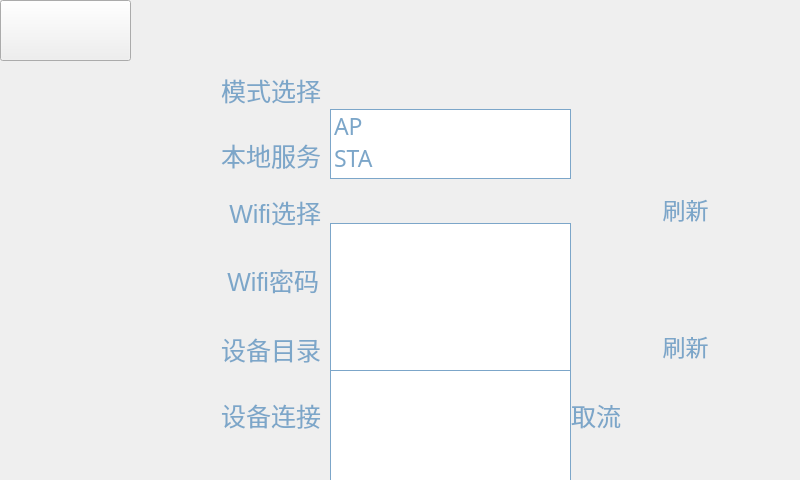
<?xml version="1.0" encoding="UTF-8"?>
<ui version="4.0">
 <class>Hp_Wifi_Search</class>
 <widget class="QWidget" name="Hp_Wifi_Search">
  <property name="geometry">
   <rect>
    <x>0</x>
    <y>0</y>
    <width>800</width>
    <height>480</height>
   </rect>
  </property>
  <property name="windowTitle">
   <string>Form</string>
  </property>
  <property name="styleSheet">
   <string notr="true">background-image:url(:/res/res/setting_background.png);</string>
  </property>
  <widget class="QFrame" name="frame">
   <property name="geometry">
    <rect>
     <x>0</x>
     <y>0</y>
     <width>800</width>
     <height>180</height>
    </rect>
   </property>
   <property name="autoFillBackground">
    <bool>false</bool>
   </property>
   <property name="styleSheet">
    <string notr="true">background-image:url(:/res/res/setting_background.png);</string>
   </property>
   <property name="frameShape">
    <enum>QFrame::NoFrame</enum>
   </property>
   <property name="frameShadow">
    <enum>QFrame::Raised</enum>
   </property>
   <widget class="QLabel" name="label">
    <property name="geometry">
     <rect>
      <x>50</x>
      <y>75</y>
      <width>271</width>
      <height>31</height>
     </rect>
    </property>
    <property name="font">
     <font>
      <pointsize>19</pointsize>
     </font>
    </property>
    <property name="styleSheet">
     <string notr="true">color:#7CA6C9;</string>
    </property>
    <property name="text">
     <string>模式选择</string>
    </property>
    <property name="alignment">
     <set>Qt::AlignRight|Qt::AlignTrailing|Qt::AlignVCenter</set>
    </property>
   </widget>
   <widget class="QListWidget" name="listWidget_Wifimode">
    <property name="geometry">
     <rect>
      <x>330</x>
      <y>109</y>
      <width>241</width>
      <height>70</height>
     </rect>
    </property>
    <property name="font">
     <font>
      <family>微软雅黑</family>
      <pointsize>17</pointsize>
     </font>
    </property>
    <property name="styleSheet">
     <string notr="true">border: 1px solid #7CA6C9;
color:#7CA6C9;</string>
    </property>
    <item>
     <property name="text">
      <string>AP</string>
     </property>
    </item>
    <item>
     <property name="text">
      <string>STA</string>
     </property>
    </item>
   </widget>
   <widget class="QToolButton" name="toolButton_back">
    <property name="geometry">
     <rect>
      <x>0</x>
      <y>0</y>
      <width>131</width>
      <height>61</height>
     </rect>
    </property>
    <property name="palette">
     <palette>
      <active>
       <colorrole role="WindowText">
        <brush brushstyle="SolidPattern">
         <color alpha="255">
          <red>124</red>
          <green>166</green>
          <blue>201</blue>
         </color>
        </brush>
       </colorrole>
       <colorrole role="Text">
        <brush brushstyle="SolidPattern">
         <color alpha="255">
          <red>124</red>
          <green>166</green>
          <blue>201</blue>
         </color>
        </brush>
       </colorrole>
       <colorrole role="ButtonText">
        <brush brushstyle="SolidPattern">
         <color alpha="255">
          <red>124</red>
          <green>166</green>
          <blue>201</blue>
         </color>
        </brush>
       </colorrole>
      </active>
      <inactive>
       <colorrole role="WindowText">
        <brush brushstyle="SolidPattern">
         <color alpha="255">
          <red>124</red>
          <green>166</green>
          <blue>201</blue>
         </color>
        </brush>
       </colorrole>
       <colorrole role="Text">
        <brush brushstyle="SolidPattern">
         <color alpha="255">
          <red>124</red>
          <green>166</green>
          <blue>201</blue>
         </color>
        </brush>
       </colorrole>
       <colorrole role="ButtonText">
        <brush brushstyle="SolidPattern">
         <color alpha="255">
          <red>124</red>
          <green>166</green>
          <blue>201</blue>
         </color>
        </brush>
       </colorrole>
      </inactive>
      <disabled>
       <colorrole role="WindowText">
        <brush brushstyle="SolidPattern">
         <color alpha="255">
          <red>120</red>
          <green>120</green>
          <blue>120</blue>
         </color>
        </brush>
       </colorrole>
       <colorrole role="Text">
        <brush brushstyle="SolidPattern">
         <color alpha="255">
          <red>120</red>
          <green>120</green>
          <blue>120</blue>
         </color>
        </brush>
       </colorrole>
       <colorrole role="ButtonText">
        <brush brushstyle="SolidPattern">
         <color alpha="255">
          <red>120</red>
          <green>120</green>
          <blue>120</blue>
         </color>
        </brush>
       </colorrole>
      </disabled>
     </palette>
    </property>
    <property name="font">
     <font>
      <family>微软雅黑</family>
      <pointsize>12</pointsize>
     </font>
    </property>
    <property name="styleSheet">
     <string notr="true">QToolButton {
border-image:url(:/res/res/setting_back.png);
}  
</string>
    </property>
    <property name="text">
     <string/>
    </property>
   </widget>
   <widget class="QFrame" name="frame_Wifimode">
    <property name="geometry">
     <rect>
      <x>330</x>
      <y>65</y>
      <width>243</width>
      <height>44</height>
     </rect>
    </property>
    <property name="styleSheet">
     <string notr="true">background-image:url(:/res/res/combox_bg2.png);
/*background:transparent;*/
border: 0px solid #7CA6C9;
color:#7CA6C9;</string>
    </property>
    <property name="frameShape">
     <enum>QFrame::StyledPanel</enum>
    </property>
    <property name="frameShadow">
     <enum>QFrame::Raised</enum>
    </property>
    <widget class="QLabel" name="label_Wifimode">
     <property name="geometry">
      <rect>
       <x>0</x>
       <y>0</y>
       <width>201</width>
       <height>44</height>
      </rect>
     </property>
     <property name="font">
      <font>
       <family>微软雅黑</family>
       <pointsize>17</pointsize>
      </font>
     </property>
     <property name="styleSheet">
      <string notr="true">background:transparent;
border: 0px solid #7CA6C9;
color:#7CA6C9;</string>
     </property>
     <property name="text">
      <string notr="true"/>
     </property>
     <property name="alignment">
      <set>Qt::AlignCenter</set>
     </property>
    </widget>
    <widget class="QLabel" name="label_Wifimode_2">
     <property name="geometry">
      <rect>
       <x>201</x>
       <y>2</y>
       <width>40</width>
       <height>40</height>
      </rect>
     </property>
     <property name="styleSheet">
      <string notr="true">background:transparent;
border: 0px solid #7CA6C9;
color:#7CA6C9;
border-image:url(:/res/res/down_arrow_n.png);</string>
     </property>
     <property name="text">
      <string/>
     </property>
    </widget>
   </widget>
   <widget class="QCheckBox" name="checkBox_wifi">
    <property name="enabled">
     <bool>true</bool>
    </property>
    <property name="geometry">
     <rect>
      <x>640</x>
      <y>55</y>
      <width>70</width>
      <height>65</height>
     </rect>
    </property>
    <property name="font">
     <font>
      <pointsize>17</pointsize>
     </font>
    </property>
    <property name="focusPolicy">
     <enum>Qt::NoFocus</enum>
    </property>
    <property name="styleSheet">
     <string notr="true">QCheckBox{
background:transparent;
}
QCheckBox::indicator:unchecked {
    image: url(:/res/res/switch_off.png);
}

QCheckBox::indicator:checked {
     image: url(:/res/res/switch_on.png);
}


</string>
    </property>
    <property name="text">
     <string/>
    </property>
   </widget>
   <widget class="QLabel" name="label_6">
    <property name="geometry">
     <rect>
      <x>50</x>
      <y>140</y>
      <width>271</width>
      <height>31</height>
     </rect>
    </property>
    <property name="font">
     <font>
      <pointsize>19</pointsize>
     </font>
    </property>
    <property name="styleSheet">
     <string notr="true">background:transparent;
color:#7CA6C9</string>
    </property>
    <property name="text">
     <string>本地服务</string>
    </property>
    <property name="alignment">
     <set>Qt::AlignRight|Qt::AlignTrailing|Qt::AlignVCenter</set>
    </property>
   </widget>
   <widget class="QCheckBox" name="checkBox_localServer">
    <property name="enabled">
     <bool>true</bool>
    </property>
    <property name="geometry">
     <rect>
      <x>640</x>
      <y>120</y>
      <width>70</width>
      <height>65</height>
     </rect>
    </property>
    <property name="font">
     <font>
      <pointsize>17</pointsize>
     </font>
    </property>
    <property name="focusPolicy">
     <enum>Qt::NoFocus</enum>
    </property>
    <property name="styleSheet">
     <string notr="true">QCheckBox{
background:transparent;
}
QCheckBox::indicator:unchecked {
    image: url(:/res/res/switch_off.png);
}

QCheckBox::indicator:checked {
     image: url(:/res/res/switch_on.png);
}


</string>
    </property>
    <property name="text">
     <string/>
    </property>
   </widget>
  </widget>
  <widget class="QFrame" name="frame_2">
   <property name="geometry">
    <rect>
     <x>0</x>
     <y>180</y>
     <width>800</width>
     <height>300</height>
    </rect>
   </property>
   <property name="autoFillBackground">
    <bool>false</bool>
   </property>
   <property name="styleSheet">
    <string notr="true">background-image:url(:/res/res/setting_background.png);</string>
   </property>
   <property name="frameShape">
    <enum>QFrame::NoFrame</enum>
   </property>
   <property name="frameShadow">
    <enum>QFrame::Raised</enum>
   </property>
   <widget class="QFrame" name="frame_WifiNum">
    <property name="geometry">
     <rect>
      <x>330</x>
      <y>7</y>
      <width>243</width>
      <height>44</height>
     </rect>
    </property>
    <property name="styleSheet">
     <string notr="true">background-image:url(:/res/res/combox_bg2.png);
/*background:transparent;*/
border: 0px solid #7CA6C9;
color:#7CA6C9;</string>
    </property>
    <property name="frameShape">
     <enum>QFrame::StyledPanel</enum>
    </property>
    <property name="frameShadow">
     <enum>QFrame::Raised</enum>
    </property>
    <widget class="QLabel" name="label_WifiNum">
     <property name="geometry">
      <rect>
       <x>0</x>
       <y>0</y>
       <width>201</width>
       <height>44</height>
      </rect>
     </property>
     <property name="font">
      <font>
       <family>微软雅黑</family>
       <pointsize>17</pointsize>
      </font>
     </property>
     <property name="styleSheet">
      <string notr="true">background:transparent;
border: 0px solid #7CA6C9;
color:#7CA6C9;</string>
     </property>
     <property name="text">
      <string notr="true"/>
     </property>
     <property name="alignment">
      <set>Qt::AlignCenter</set>
     </property>
    </widget>
    <widget class="QLabel" name="label_WifiNum_2">
     <property name="geometry">
      <rect>
       <x>201</x>
       <y>2</y>
       <width>40</width>
       <height>40</height>
      </rect>
     </property>
     <property name="styleSheet">
      <string notr="true">background:transparent;
border: 0px solid #7CA6C9;
color:#7CA6C9;
border-image:url(:/res/res/down_arrow_n.png);</string>
     </property>
     <property name="text">
      <string/>
     </property>
    </widget>
   </widget>
   <widget class="QLabel" name="label_2">
    <property name="geometry">
     <rect>
      <x>50</x>
      <y>17</y>
      <width>271</width>
      <height>31</height>
     </rect>
    </property>
    <property name="font">
     <font>
      <pointsize>19</pointsize>
     </font>
    </property>
    <property name="styleSheet">
     <string notr="true">color:#7CA6C9;</string>
    </property>
    <property name="text">
     <string>Wifi选择</string>
    </property>
    <property name="alignment">
     <set>Qt::AlignRight|Qt::AlignTrailing|Qt::AlignVCenter</set>
    </property>
   </widget>
   <widget class="QLabel" name="label_3">
    <property name="geometry">
     <rect>
      <x>48</x>
      <y>85</y>
      <width>271</width>
      <height>31</height>
     </rect>
    </property>
    <property name="font">
     <font>
      <pointsize>19</pointsize>
     </font>
    </property>
    <property name="autoFillBackground">
     <bool>false</bool>
    </property>
    <property name="styleSheet">
     <string notr="true">color:#7CA6C9;</string>
    </property>
    <property name="text">
     <string>Wifi密码</string>
    </property>
    <property name="alignment">
     <set>Qt::AlignRight|Qt::AlignTrailing|Qt::AlignVCenter</set>
    </property>
   </widget>
   <widget class="QToolButton" name="wifi_Flush">
    <property name="geometry">
     <rect>
      <x>640</x>
      <y>7</y>
      <width>91</width>
      <height>44</height>
     </rect>
    </property>
    <property name="font">
     <font>
      <pointsize>17</pointsize>
     </font>
    </property>
    <property name="focusPolicy">
     <enum>Qt::NoFocus</enum>
    </property>
    <property name="styleSheet">
     <string notr="true">QToolButton {
border-image:url(:/res/res/mode_button_n.png);
color:#7CA6C9;
}  

QToolButton:pressed{
border-image:url(:/res/res/mode_button_s.png);
}</string>
    </property>
    <property name="text">
     <string>刷新</string>
    </property>
    <property name="autoRaise">
     <bool>true</bool>
    </property>
   </widget>
   <widget class="QListWidget" name="listWidget_WifiNum">
    <property name="geometry">
     <rect>
      <x>330</x>
      <y>43</y>
      <width>241</width>
      <height>161</height>
     </rect>
    </property>
    <property name="font">
     <font>
      <family>微软雅黑</family>
      <pointsize>17</pointsize>
     </font>
    </property>
    <property name="styleSheet">
     <string notr="true">border: 1px solid #7CA6C9;
color:#7CA6C9;
</string>
    </property>
    <property name="sizeAdjustPolicy">
     <enum>QAbstractScrollArea::AdjustToContents</enum>
    </property>
    <property name="autoScrollMargin">
     <number>16</number>
    </property>
   </widget>
   <widget class="QLabel" name="label_PassWord">
    <property name="geometry">
     <rect>
      <x>328</x>
      <y>75</y>
      <width>243</width>
      <height>44</height>
     </rect>
    </property>
    <property name="font">
     <font>
      <pointsize>19</pointsize>
     </font>
    </property>
    <property name="styleSheet">
     <string notr="true">background-image:url(:/res/res/combox_bg2.png);
border: 0px solid #7CA6C9;
color:#7CA6C9;</string>
    </property>
    <property name="text">
     <string notr="true"/>
    </property>
   </widget>
   <widget class="QFrame" name="frame_equipment">
    <property name="geometry">
     <rect>
      <x>330</x>
      <y>144</y>
      <width>243</width>
      <height>44</height>
     </rect>
    </property>
    <property name="styleSheet">
     <string notr="true">background-image:url(:/res/res/combox_bg2.png);
/*background:transparent;*/
border: 0px solid #7CA6C9;
color:#7CA6C9;</string>
    </property>
    <property name="frameShape">
     <enum>QFrame::StyledPanel</enum>
    </property>
    <property name="frameShadow">
     <enum>QFrame::Raised</enum>
    </property>
    <widget class="QLabel" name="label_equipment">
     <property name="geometry">
      <rect>
       <x>0</x>
       <y>0</y>
       <width>201</width>
       <height>44</height>
      </rect>
     </property>
     <property name="font">
      <font>
       <family>微软雅黑</family>
       <pointsize>17</pointsize>
      </font>
     </property>
     <property name="styleSheet">
      <string notr="true">background:transparent;
border: 0px solid #7CA6C9;
color:#7CA6C9;</string>
     </property>
     <property name="text">
      <string notr="true"/>
     </property>
     <property name="alignment">
      <set>Qt::AlignCenter</set>
     </property>
    </widget>
    <widget class="QLabel" name="label_equipment_2">
     <property name="geometry">
      <rect>
       <x>201</x>
       <y>2</y>
       <width>40</width>
       <height>40</height>
      </rect>
     </property>
     <property name="styleSheet">
      <string notr="true">background:transparent;
border: 0px solid #7CA6C9;
color:#7CA6C9;
border-image:url(:/res/res/down_arrow_n.png);</string>
     </property>
     <property name="text">
      <string/>
     </property>
    </widget>
   </widget>
   <widget class="QToolButton" name="equip_Flush_2">
    <property name="geometry">
     <rect>
      <x>640</x>
      <y>144</y>
      <width>91</width>
      <height>44</height>
     </rect>
    </property>
    <property name="font">
     <font>
      <pointsize>17</pointsize>
     </font>
    </property>
    <property name="focusPolicy">
     <enum>Qt::NoFocus</enum>
    </property>
    <property name="styleSheet">
     <string notr="true">QToolButton {
border-image:url(:/res/res/mode_button_n.png);
color:#7CA6C9;
}  

QToolButton:pressed{
border-image:url(:/res/res/mode_button_s.png);
}</string>
    </property>
    <property name="text">
     <string>刷新</string>
    </property>
    <property name="autoRaise">
     <bool>true</bool>
    </property>
   </widget>
   <widget class="QLabel" name="label_4">
    <property name="geometry">
     <rect>
      <x>50</x>
      <y>154</y>
      <width>271</width>
      <height>31</height>
     </rect>
    </property>
    <property name="font">
     <font>
      <pointsize>19</pointsize>
     </font>
    </property>
    <property name="styleSheet">
     <string notr="true">color:#7CA6C9;</string>
    </property>
    <property name="text">
     <string>设备目录</string>
    </property>
    <property name="alignment">
     <set>Qt::AlignRight|Qt::AlignTrailing|Qt::AlignVCenter</set>
    </property>
   </widget>
   <widget class="QLabel" name="label_5">
    <property name="geometry">
     <rect>
      <x>520</x>
      <y>220</y>
      <width>101</width>
      <height>31</height>
     </rect>
    </property>
    <property name="font">
     <font>
      <pointsize>19</pointsize>
     </font>
    </property>
    <property name="styleSheet">
     <string notr="true">color:#7CA6C9;</string>
    </property>
    <property name="text">
     <string>仪器取流</string>
    </property>
    <property name="alignment">
     <set>Qt::AlignRight|Qt::AlignTrailing|Qt::AlignVCenter</set>
    </property>
   </widget>
   <widget class="QCheckBox" name="checkBox_equipment">
    <property name="enabled">
     <bool>true</bool>
    </property>
    <property name="geometry">
     <rect>
      <x>330</x>
      <y>216</y>
      <width>70</width>
      <height>41</height>
     </rect>
    </property>
    <property name="font">
     <font>
      <pointsize>17</pointsize>
     </font>
    </property>
    <property name="focusPolicy">
     <enum>Qt::NoFocus</enum>
    </property>
    <property name="styleSheet">
     <string notr="true">QCheckBox{
background:transparent;
}
QCheckBox::indicator:unchecked {
    image: url(:/res/res/switch_off.png);
}

QCheckBox::indicator:checked {
     image: url(:/res/res/switch_on.png);
}


</string>
    </property>
    <property name="text">
     <string/>
    </property>
   </widget>
   <widget class="QListWidget" name="listWidget_equip">
    <property name="geometry">
     <rect>
      <x>330</x>
      <y>190</y>
      <width>241</width>
      <height>161</height>
     </rect>
    </property>
    <property name="font">
     <font>
      <family>微软雅黑</family>
      <pointsize>17</pointsize>
     </font>
    </property>
    <property name="styleSheet">
     <string notr="true">border: 1px solid #7CA6C9;
color:#7CA6C9;
</string>
    </property>
    <property name="sizeAdjustPolicy">
     <enum>QAbstractScrollArea::AdjustToContents</enum>
    </property>
    <property name="autoScrollMargin">
     <number>16</number>
    </property>
   </widget>
   <widget class="QCheckBox" name="checkBox_getFlow">
    <property name="enabled">
     <bool>true</bool>
    </property>
    <property name="geometry">
     <rect>
      <x>640</x>
      <y>215</y>
      <width>70</width>
      <height>41</height>
     </rect>
    </property>
    <property name="font">
     <font>
      <pointsize>17</pointsize>
     </font>
    </property>
    <property name="focusPolicy">
     <enum>Qt::NoFocus</enum>
    </property>
    <property name="styleSheet">
     <string notr="true">QCheckBox{
background:transparent;
}
QCheckBox::indicator:unchecked {
    image: url(:/res/res/switch_off.png);
}

QCheckBox::indicator:checked {
     image: url(:/res/res/switch_on.png);
}


</string>
    </property>
    <property name="text">
     <string/>
    </property>
   </widget>
   <widget class="QLabel" name="label_10">
    <property name="geometry">
     <rect>
      <x>220</x>
      <y>220</y>
      <width>101</width>
      <height>31</height>
     </rect>
    </property>
    <property name="font">
     <font>
      <pointsize>19</pointsize>
     </font>
    </property>
    <property name="styleSheet">
     <string notr="true">color:#7CA6C9;</string>
    </property>
    <property name="text">
     <string>设备连接</string>
    </property>
    <property name="alignment">
     <set>Qt::AlignRight|Qt::AlignTrailing|Qt::AlignVCenter</set>
    </property>
   </widget>
   <zorder>frame_WifiNum</zorder>
   <zorder>label_2</zorder>
   <zorder>label_3</zorder>
   <zorder>wifi_Flush</zorder>
   <zorder>label_PassWord</zorder>
   <zorder>listWidget_WifiNum</zorder>
   <zorder>frame_equipment</zorder>
   <zorder>equip_Flush_2</zorder>
   <zorder>label_4</zorder>
   <zorder>label_5</zorder>
   <zorder>checkBox_equipment</zorder>
   <zorder>listWidget_equip</zorder>
   <zorder>checkBox_getFlow</zorder>
   <zorder>label_10</zorder>
  </widget>
 </widget>
 <resources/>
 <connections/>
</ui>
